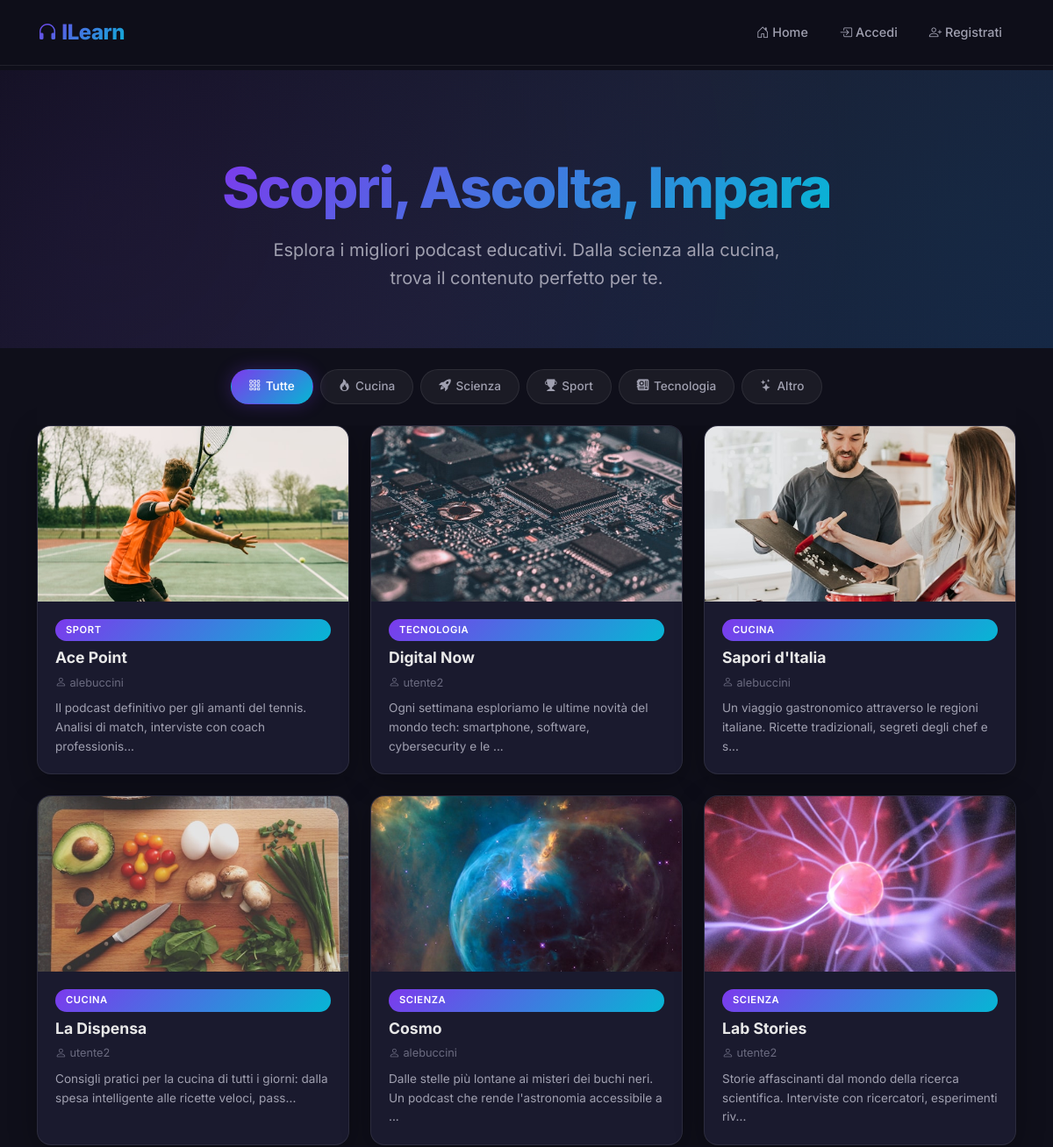
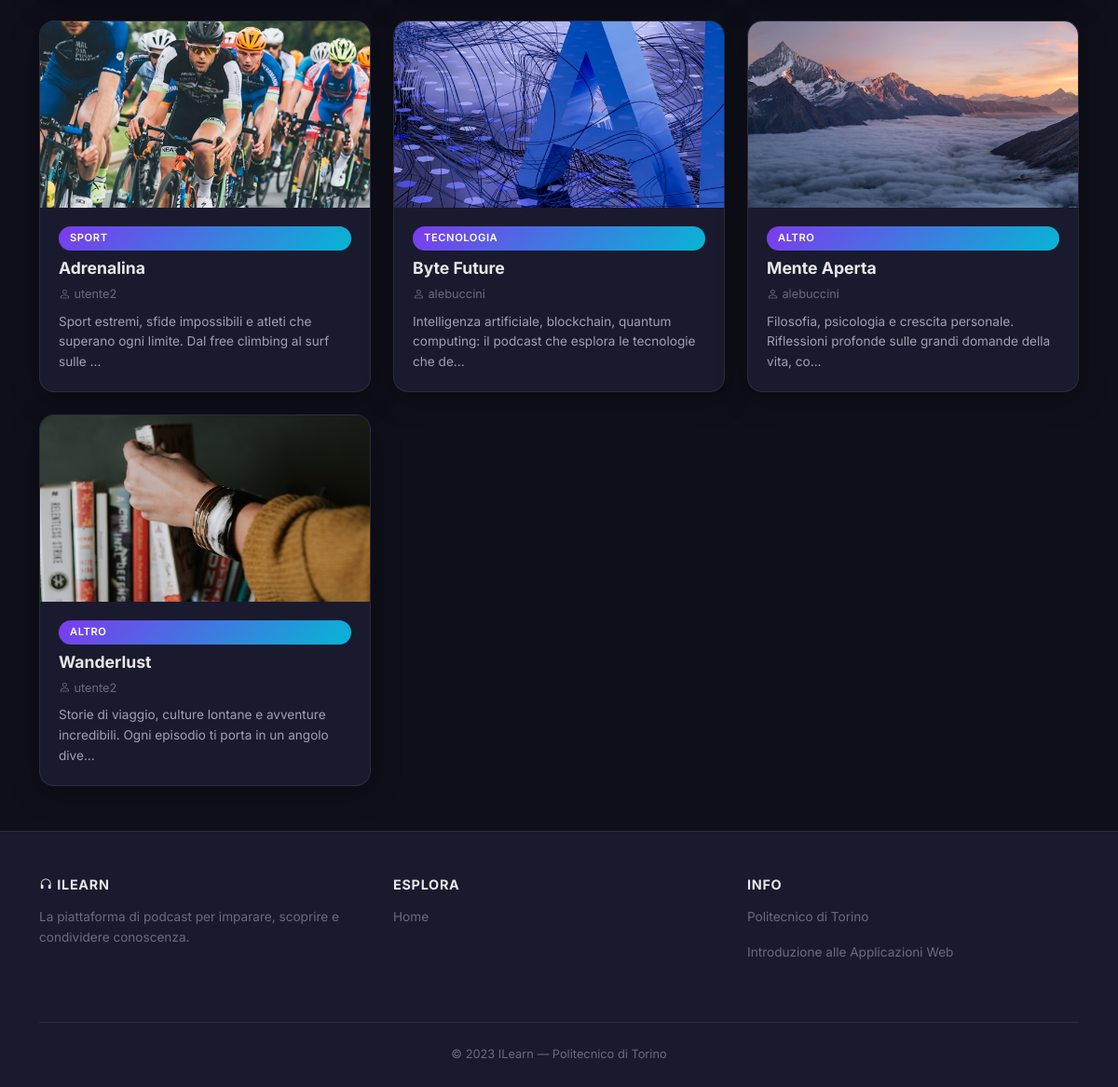
The page / on the database its author committed (2 pictures, top to bottom).
### tables this page shows
CREATE TABLE "PODCAST" (
	"podcast_id"	INTEGER NOT NULL,
	"Titolo"	TEXT NOT NULL,
	"Descrizione"	TEXT NOT NULL,
	"Categoria"	TEXT NOT NULL,
	"utente_id"	INTEGER NOT NULL,
	"Estensione"	TEXT NOT NULL,
	PRIMARY KEY("podcast_id" AUTOINCREMENT),
	FOREIGN KEY("utente_id") REFERENCES "UTENTI"("ID") ON DELETE CASCADE
);

CREATE TABLE "UTENTI" (
	"ID"	INTEGER NOT NULL,
	"Email"	TEXT NOT NULL,
	"Username"	TEXT NOT NULL,
	"Password"	TEXT NOT NULL,
	"Tipo"	INTEGER NOT NULL,
	PRIMARY KEY("ID" AUTOINCREMENT)
);

### app.py (the view)
@app.route('/')
def home():
    podcasts = db_interaction.get_podcasts()
    categorie = ['Cucina', 'Scienza', 'Sport', 'Tecnologia', 'Altro']
    if current_user.is_authenticated:
        isactive = True
        userid = current_user.get_id()
        user = db_interaction.get_user_by_id(userid)
        return render_template('home.html', podcasts=podcasts, user=user, isactive=isactive, categorie=categorie)
    else:
        isactive = False
        return render_template('home.html', podcasts=podcasts, categorie=categorie, isactive=isactive)

### db_interaction.py (called while the page is built)
def get_podcasts():
    conn = sqlite3.connect('db/podcast.db')
    conn.row_factory = sqlite3.Row
    cursor = conn.cursor()
    sql = 'SELECT * FROM PODCAST, UTENTI WHERE PODCAST.utente_id = UTENTI.ID'
    cursor.execute(sql)
    podcasts = cursor.fetchall()
    cursor.close()
    conn.close()
    return podcasts

### templates/home.html (shortened to what this page needs)
{% extends "base.html" %}
{% block hero %}
<section class="hero-section">
    <div id="particles-js"></div>
    <div class="hero-content">
        <h1 class="hero-title"><span class="text-gradient">Scopri, Ascolta, Impara</span></h1>
        <p class="hero-subtitle">Esplora i migliori podcast educativi. Dalla scienza alla cucina, trova il contenuto perfetto per te.</p>
    </div>
</section>
{% endblock %}
{% block content %}
<div class="pill-filter-container" data-aos="fade-up">
    <a href="#" class="pill-filter cat-pill active" data-cat="tutte">
        <i class="bi bi-grid-3x3-gap"></i> Tutte
    </a>
    {% for categoria in categorie %}
    <a href="{{ url_for('categoria', nome_categoria=categoria.lower()) }}"
       class="pill-filter cat-pill cat-pill-{{ categoria.lower() }}"
       data-cat="{{ categoria.lower() }}">
        {% if categoria.lower() == 'cucina' %}<i class="bi bi-fire"></i>
        {% elif categoria.lower() == 'scienza' %}<i class="bi bi-rocket-takeoff-fill"></i>
        {% elif categoria.lower() == 'sport' %}<i class="bi bi-trophy-fill"></i>
        {% elif categoria.lower() == 'tecnologia' %}<i class="bi bi-motherboard-fill"></i>
        {% elif categoria.lower() == 'altro' %}<i class="bi bi-stars"></i>
        {% endif %} {{ categoria }}
    </a>
    {% endfor %}
</div>
{% if podcasts %}
<div class="row row-cols-1 row-cols-md-2 row-cols-lg-3 g-4 card-grid pb-5">
    {% for podcast in podcasts %}
    <div class="col" data-aos="fade-up" data-aos-delay="{{ loop.index0 * 100 }}">
        <article class="glass-card" data-categoria="{{ podcast.Categoria }}">
            <div class="card-img-wrapper">
                <a href="{{ url_for('podcast', podcast_id=podcast.podcast_id) }}">
                    <img class="card-img-top"
                         src="{{ url_for('static', filename='podcast' + podcast.podcast_id|string + podcast.Estensione) }}"
                         alt="Immagine del podcast {{ podcast.Titolo }}">
                </a>
            </div>
            <div class="card-body">
                <span class="badge-category mb-2">{{ podcast.categoria }}</span>
                <h5 class="card-title">
                    <a href="{{ url_for('podcast', podcast_id=podcast.podcast_id) }}">{{ podcast.Titolo }}</a>
                </h5>
                <p class="card-author"><i class="bi bi-person"></i> {{ podcast.username }}</p>
                <p class="card-text">{{ podcast.Descrizione[:100] }}{% if podcast.Descrizione|length > 100 %}...{% endif %}</p>
            </div>
        </article>
    </div>
    {% endfor %}
</div>
{% else %}
<div class="text-center py-5" data-aos="fade-up">
    <i class="bi bi-broadcast" style="font-size: 3rem; color: var(--text-muted);"></i>
    <h4 class="mt-3" style="color: var(--text-secondary);">Non sono presenti podcast.</h4>
</div>
{% endif %}
{% endblock %}

### templates/base.html (shortened to what this page needs)
<!DOCTYPE html>
<html lang="it" data-bs-theme="dark">
<head>
    <link href="https://cdn.jsdelivr.net/npm/bootstrap@5.3.3/dist/css/bootstrap.min.css" rel="stylesheet">
    <link rel="stylesheet" href="https://cdn.jsdelivr.net/npm/bootstrap-icons@1.11.3/font/bootstrap-icons.css">
    <link href="https://unpkg.com/aos@2.3.4/dist/aos.css" rel="stylesheet">
    <link rel="stylesheet" type="text/css" href="{{ url_for('static', filename='style.css') }}">
</head>
<body>
    <nav class="navbar navbar-expand-lg navbar-glass fixed-top">
        <div class="container-xl">
            <a class="navbar-brand brand-gradient" href="{{ url_for('home') }}">
                <i class="bi bi-headphones"></i> ILearn
            </a>
            <div class="collapse navbar-collapse" id="navbarMain">
                <ul class="navbar-nav ms-auto mb-2 mb-lg-0 align-items-lg-center gap-1">
                    <li class="nav-item">
                        <a class="nav-link" href="{{ url_for('home') }}">
                            <i class="bi bi-house-door"></i> Home
                        </a>
                    </li>
                    {% if isactive %}
                    <li class="nav-item">
                        <a class="nav-link {% block profilo_active %}{% endblock %}" href="{{ url_for('profilo', user_id=user.ID) }}">
                            <i class="bi bi-person-circle"></i> Profilo
                        </a>
                    </li>
                    {% if user.Tipo == 1 %}
                    <li class="nav-item">
                        <a class="nav-link" href="{{ url_for('nuovoPodcast') }}">
                            <i class="bi bi-plus-circle"></i> Nuovo podcast
                        </a>
                    </li>
                    {% endif %}
                    <li class="nav-item">
                        <a class="nav-link" href="{{ url_for('logout') }}">
                            <i class="bi bi-box-arrow-right"></i> Logout
                        </a>
                    </li>
                    {% else %}
                    <li class="nav-item">
                        <a class="nav-link" href="{{ url_for('login') }}">
                            <i class="bi bi-box-arrow-in-right"></i> Accedi
                        </a>
                    </li>
                    <li class="nav-item">
                        <a class="nav-link" href="{{ url_for('signup') }}">
                            <i class="bi bi-person-plus"></i> Registrati
                        </a>
                    </li>
                    {% endif %}
                </ul>
            </div>
        </div>
    </nav>
    <div class="main-content">
        {% block hero %}{% endblock %}
        <div class="container-xl">
            {% block content %}{% endblock %}
        </div>
    </div>
    <footer class="footer-dark">
        <div class="container-xl">
            <div class="row">
                <div class="col-md-4 mb-3">
                    <h6><i class="bi bi-headphones"></i> ILearn</h6>
                    <p>La piattaforma di podcast per imparare, scoprire e condividere conoscenza.</p>
                </div>
                <div class="col-md-4 mb-3">
                    <h6>Esplora</h6>
                    <p><a href="{{ url_for('home') }}">Home</a></p>
                </div>
                <div class="col-md-4 mb-3">
                    <h6>Info</h6>
                    <p>Politecnico di Torino</p>
                    <p>Introduzione alle Applicazioni Web</p>
                </div>
            </div>
            <div class="footer-bottom">
                &copy; 2023 ILearn &mdash; Politecnico di Torino
            </div>
        </div>
    </footer>
</body>
</html>

### rows shown on the page
PODCAST: podcast_id+Estensione (picture), categoria "SPORT", Titolo "Ace Point", username "alebuccini", Descrizione "Il podcast definitivo per gli amanti del tennis. Analisi di match, interviste con coach professionis"
PODCAST: podcast_id+Estensione (picture), categoria "TECNOLOGIA", Titolo "Digital Now", username "utente2", Descrizione "Ogni settimana esploriamo le ultime novità del mondo tech: smartphone, software, cybersecurity e le"
PODCAST: podcast_id+Estensione (picture), categoria "CUCINA", Titolo "Sapori d'Italia", username "alebuccini", Descrizione "Un viaggio gastronomico attraverso le regioni italiane. Ricette tradizionali, segreti degli chef e s"
PODCAST: podcast_id+Estensione (picture), categoria "CUCINA", Titolo "La Dispensa", username "utente2", Descrizione "Consigli pratici per la cucina di tutti i giorni: dalla spesa intelligente alle ricette veloci, pass"
PODCAST: podcast_id+Estensione (picture), categoria "SCIENZA", Titolo "Cosmo", username "alebuccini", Descrizione "Dalle stelle più lontane ai misteri dei buchi neri. Un podcast che rende l'astronomia accessibile a"
PODCAST: podcast_id+Estensione (picture), categoria "SCIENZA", Titolo "Lab Stories", username "utente2", Descrizione "Storie affascinanti dal mondo della ricerca scientifica. Interviste con ricercatori, esperimenti riv"
PODCAST: podcast_id+Estensione (picture), categoria "SPORT", Titolo "Adrenalina", username "utente2", Descrizione "Sport estremi, sfide impossibili e atleti che superano ogni limite. Dal free climbing al surf sulle"
PODCAST: podcast_id+Estensione (picture), categoria "TECNOLOGIA", Titolo "Byte Future", username "alebuccini", Descrizione "Intelligenza artificiale, blockchain, quantum computing: il podcast che esplora le tecnologie che de"
PODCAST: podcast_id+Estensione (picture), categoria "ALTRO", Titolo "Mente Aperta", username "alebuccini", Descrizione "Filosofia, psicologia e crescita personale. Riflessioni profonde sulle grandi domande della vita, co"
PODCAST: podcast_id+Estensione (picture), categoria "ALTRO", Titolo "Wanderlust", username "utente2", Descrizione "Storie di viaggio, culture lontane e avventure incredibili. Ogni episodio ti porta in un angolo dive"

### other values the page prints
{{ categoria }} "Cucina" "Scienza" "Sport" "Tecnologia" "Altro"
